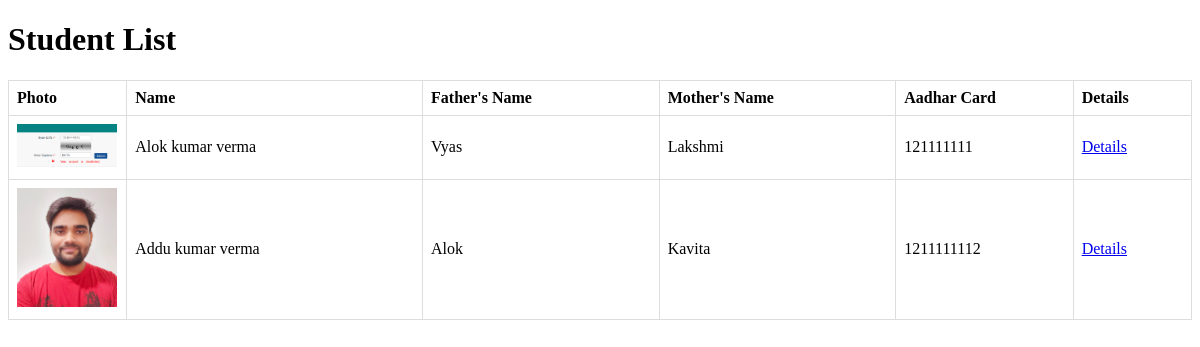
Before: /admissions/student_list/ with the older database file.
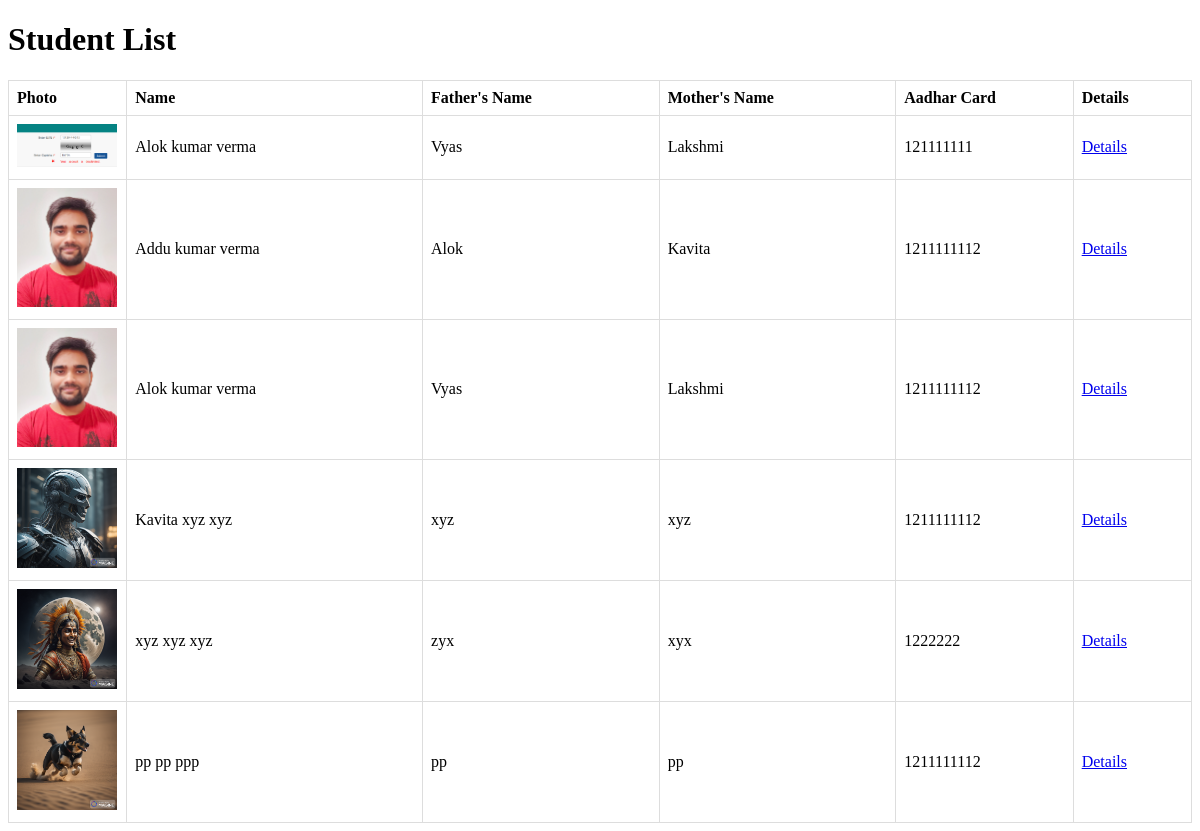
After: the same page with the newer database file.
### admissions/models.py (models this page shows, shortened)
class Admission(models.Model):
    first_name = models.CharField(max_length=100)
    middle_name = models.CharField(max_length=100, blank=True, null=True)
    last_name = models.CharField(max_length=100)
    father_name = models.CharField(max_length=100)
    mother_name = models.CharField(max_length=100)
    date_of_birth = models.DateField()
    aadhar_card = models.CharField(max_length=16)
    photo = models.ImageField(upload_to='photos/')
    previous_school = models.CharField(max_length=200)
    address = models.TextField()
    caste = models.CharField(max_length=50)
    admission_class = models.CharField(max_length=50)
    admission_date = models.DateField(auto_now_add=True)
    mobile_number = models.CharField(max_length=15)
    subjects = models.CharField(max_length=100, blank=True, null=True)

### admissions/views.py (the view)
# urls.py: path('student_list/', views.student_list, name='student_list'),
def student_list(request):
    students = Admission.objects.all()
    year_filter_form = AdmissionYearFilterForm(request.GET)
    if year_filter_form.is_valid():
        admission_year = year_filter_form.cleaned_data.get('admission_year')
        if admission_year:
            students = students.filter(admission_date__year=admission_year)
    class_filter_form = AdmissionClassFilterForm(request.GET)
    if class_filter_form.is_valid():
        admission_class = class_filter_form.cleaned_data.get('admission_class')
        if admission_class:
            students = students.filter(admission_class__icontains=admission_class)
    context = {
        'students': students,
        'year_filter_form': year_filter_form,
        'class_filter_form': class_filter_form,
    }
    return render(request, 'admissions/student_list.html', context)

### admissions/templates/admissions/student_list.html (shortened to what this page needs)
<!DOCTYPE html>
<html>
<head>
</head>
<body>
    <h1>Student List</h1>
    <table>
        <thead>
            <tr>
                <th class="photo-column">Photo</th>
                <th class="name-column">Name</th>
                <th class="father-name-column">Father's Name</th>
                <th class="mother-name-column">Mother's Name</th>
                <th class="aadhar-column">Aadhar Card</th>
                <th>Details</th>
            </tr>
        </thead>
        <tbody>
            {% for student in students %}
                <tr>
                    <td class="photo-column"><img src="{{ student.photo.url }}" alt="{{ student.first_name }} {{ student.last_name }} Photo" width="100"></td>
                    <td class="name-column">{{ student.first_name }} {{ student.middle_name }} {{ student.last_name }}</td>
                    <td class="father-name-column">{{ student.father_name }}</td>
                    <td class="mother-name-column">{{ student.mother_name }}</td>
                    <td class="aadhar-column">{{ student.aadhar_card }}</td>
                    <td><a href="{% url 'student_details' student.id %}">Details</a></td>
                </tr>
            {% endfor %}
        </tbody>
    </table>
</body>
</html>

### admissions/templates/admissions/student_list.html (style rules this page uses)
table { border-collapse: collapse; width: 100%; }
th, td { border: 1px solid #ddd; padding: 8px; text-align: left; }
.photo-column { width: 10%; }
.name-column { width: 25%; }
.father-name-column { width: 20%; }
.mother-name-column { width: 20%; }
.aadhar-column { width: 15%; }

Changed rows visible on the page:
added Admission: photo (picture), first_name "Alok", middle_name "kumar", last_name "verma", father_name "Vyas", mother_name "Lakshmi", aadhar_card "1211111112"
added Admission: photo (picture), first_name "Kavita", middle_name "xyz", last_name "xyz", father_name "xyz", mother_name "xyz", aadhar_card "1211111112"
added Admission: photo (picture), first_name "xyz", middle_name "xyz", last_name "xyz", father_name "zyx", mother_name "xyx", aadhar_card "1222222"
added Admission: photo (picture), first_name "pp", middle_name "pp", last_name "ppp", father_name "pp", mother_name "pp", aadhar_card "1211111112"
